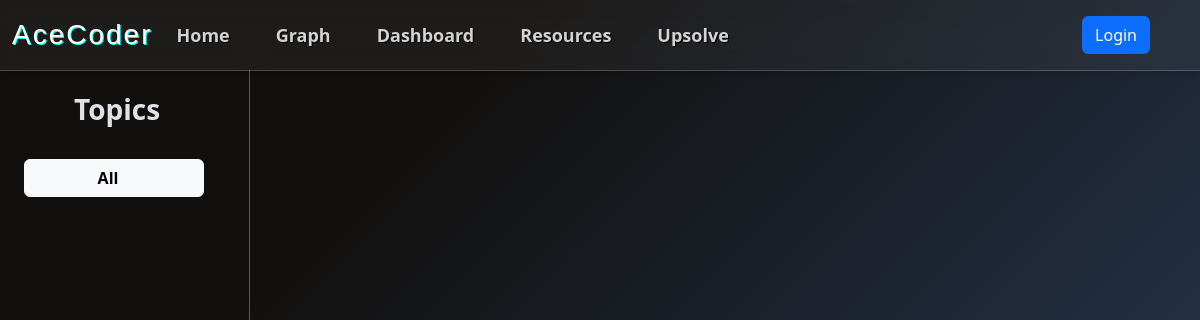
The page /blogs/ on the database as committed earlier.
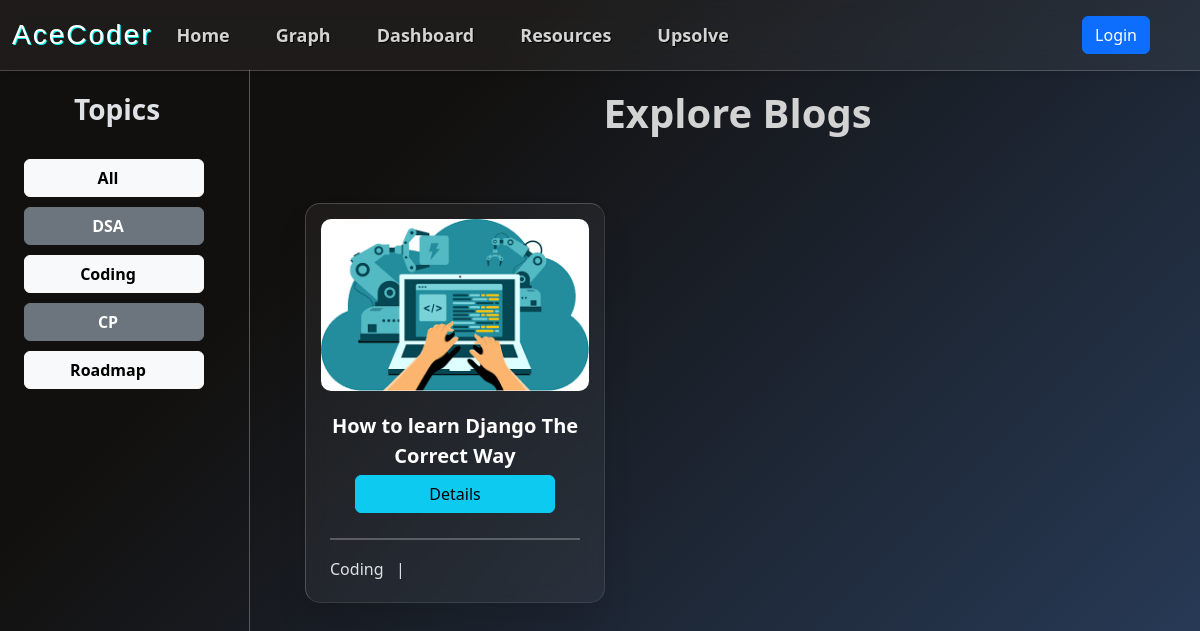
The same page on the database as committed later.
### blogs/models.py (models this page shows, shortened)
class BlogTag(models.Model):
    tag = models.CharField(max_length=50, unique=True)
    def __str__(self):
        return self.tag

class Blog(models.Model):
    title = models.CharField(max_length=200)
    author = models.ForeignKey(User, on_delete=models.CASCADE)
    blog_tag = models.ManyToManyField(BlogTag)
    banner = models.ImageField(upload_to = 'blogs_banner/', blank = True, null = True)
    description = models.TextField()
    created_on = models.DateField(auto_now=True)
    adited_on = models.DateField(auto_now=True)

### blogs/views.py (the view)
# urls.py: path("", views.all_blogs, name="all_blogs"),
def all_blogs(request):
    all_tags = BlogTag.objects.all()
    blogs = Blog.objects.all()
    context = {
        'all_tags': all_tags,
        'blogs': blogs,
    }
    return render(request, "all_blogs.html", context)

### AceCoder/context_processors.py (called while the page is built)
def add_is_admin(request):
    is_admin = False
    is_faculty = False
    if request.user.is_authenticated:
        is_admin = request.user.groups.filter(name='admin').exists()
        is_faculty = request.user.groups.filter(name='Faculty').exists()
    return {'is_admin': is_admin, 'is_faculty': is_faculty}

### blogs/templates/all_blogs.html (shortened to what this page needs)
{% extends "resources_base.html" %}
{% load static %}
{% block left_sidebar %}
    <div class="left-sidebar-container d-none d-lg-block">
        <h3 style='font-weight: bold; padding-left: 50px'> Topics </h3> <br>
        <ul class='right-bar'>
            <a href="{% url "all_blogs" %}"><li><button class="btn btn-light" style="width: 180px;padding-left: 0px">All</button></li></a>
            {% for tag in all_tags %}
            <a href="{% url "tag_page" tag %}">
                <li>
                    <button {% if forloop.counter|divisibleby:2 %} class="btn btn-light" {% else %} class="btn btn-secondary" {% endif %} style="width: 180px;padding-left: 0px">
                        {{ tag.tag }}
                    </button>
                </li>
            </a>
            {% endfor %}
        </ul>
    </div>
{% endblock %}
{% block content %}
    <div class="resource_home_main_content">
        {% if blogs %}
            <h1 style="text-align: center;font-weight: bold; color: lightgrey"> Explore Blogs </h1>
        {% endif %} <br> <br>
        <div class="container row gap-3">
            {% if blogs %}
                {% for blog in blogs|slice:":4" %}
                <div class="glassBox">
                    <div class="glassBox__imgBox">
                        <img src="{{ blog.banner.url }}" alt="...">
                    </div>
                    <div class="glassBox__title">
                        {{ blog.title }}
                    </div>
                    <a href="{% url "blog_detail" blog.id %}"><button class="btn btn-info" style="width: 200px"> Details </button></a>
                    <div class="card-footer">
                        <hr style="width: 250px">
                        <div class="row">
                            {% for tag in blog.blog_tag.all %}
                            <div class="col-auto">
                                <h6>{{tag.tag}} &nbsp |</h6>
                            </div>
                            {% endfor %}
                        </div>
                    </div>
                </div>
                {% endfor %}
            {% endif %}
            </div>
        </div>
{% endblock %}

### resources/templates/resources_base.html (shortened to what this page needs)
{% load static %}
<!doctype html>
<html lang="en" data-bs-theme="dark">
    <head>
        <link href="https://cdn.jsdelivr.net/npm/bootstrap@5.3.3/dist/css/bootstrap.min.css" rel="stylesheet">
        <link rel="stylesheet" href="{% static 'style.css' %}">
    </head>
    <body style="background-color: #2b4162; background-image: linear-gradient(315deg, #2b4162 0%, #12100e 74%); background-size: cover;">
        {% include "navbar.html" %}
        <div class="d-none d-lg-block">
            {% block left_sidebar %}
            {% endblock %}
        </div>
        <div class="main-content">
            {% block content %}
            {% endblock %}
        </div>
    </body>
</html>

### templates/navbar.html (shortened to what this page needs)
{% load socialaccount %}
{% load static %}
<nav class="navbar navbar-expand-lg">
    <div class="container-fluid">
        <a class="navbar-brand" href="{% url 'home' %}">AceCoder</a>
        <div class="collapse navbar-collapse" id="navbarText">
            <ul class="navbar-nav me-auto mb-2 mb-lg-0">
                <li class="nav-item">
                    <a class="nav-link {% if request.resolver_match.url_name == 'home' %}active{% endif %}" aria-current="page" href="{% url 'home' %}">Home</a>
                </li>
                <li class="nav-item">
                    <a class="nav-link {% if request.resolver_match.url_name == 'graph' %}active{% endif %}" aria-current="page" href="{% url 'graph' %}">Graph</a>
                </li>
                <li class="nav-item">
                    <a class="nav-link {% if request.resolver_match.url_name == 'dashboard' %}active{% endif %}" href="{% url 'dashboard' %}">Dashboard</a>
                </li>
                <li class="nav-item">
                    <a class="nav-link {% if request.resolver_match.url_name == 'resources_home' %}active{% endif %}" href="{% url 'resources_home' %}">Resources</a>
                </li>
                <li class="nav-item">
                    <a class="nav-link {% if request.resolver_match.url_name == 'upsolve_home' %}active{% endif %}" href="{% url 'upsolve_home' %}">Upsolve</a>
                </li>
            </ul>
            <ul class="navbar-nav ms-auto mb-2 mb-lg-0">
                {% if user.is_authenticated %}
                <li class="nav-item d-flex align-items-center" style="font-weight: bold; margin-right: 20px">
                    Role: {% if is_admin %} <div style="color: red; padding-left: 10px"> Admin</div>{% elif is_faculty %}<div style="color: lightgreen; padding-left: 10px"> Faculty</div>{% else %} Student {% endif %}
                </li>
                <li class="nav-item">
                    <a class="nav-link active" href="{% url 'account_logout' %}"><button class='btn btn-danger' style="color: white">Logout</button></a>
                </li>
                {% else %}
                <li class="nav-item">
                    <a class="nav-link active" href="{% url 'account_login' %}"><button class='btn btn-primary' style="color: white">Login</button></a>
                </li>
                {% endif %}
            </ul>
        </div>
    </div>
</nav>

### static/style.css (style rules this page uses)
.left-sidebar-container { position: fixed; left: 0; top: 69px; bottom: 0; width: 250px; border-right: 1px solid rgb(88, 88, 88); padding: 2%; z-index: 1; overflow: auto; overflow-y: scroll; }
.main-content { margin-top: 69px; padding: 20px; z-index: 0; overflow: auto; }
.resource_home_main_content { margin-left: 275px; }
html body nav.navbar { position: fixed; top: 0; left: 0; width: 100%; z-index: 1030; }
.glassBox hr { border: 1px solid rgba(255, 255, 255); margin: 20px 0; }
.glassBox__title { text-align: center; margin-top: 15px; color: #FFF; font-size: 20px; font-weight: bold; }

Rows that differ between the two databases and show on the page:
added BlogTag: tag "DSA", shown under "Topics"
added BlogTag: tag "Coding"
added BlogTag: tag "CP", shown under "Topics"
added BlogTag: tag "Roadmap", shown under "Topics"
added Blog: banner (picture), title "How to learn Django The Correct Way"
Other text that changed with them:
text now shown: "Explore Blogs"
